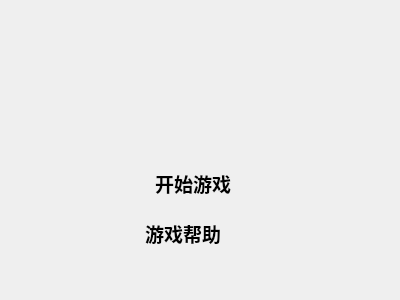
<?xml version="1.0" encoding="UTF-8"?>
<ui version="4.0">
 <class>welcome</class>
 <widget class="QDialog" name="welcome">
  <property name="geometry">
   <rect>
    <x>0</x>
    <y>0</y>
    <width>400</width>
    <height>300</height>
   </rect>
  </property>
  <property name="windowTitle">
   <string>Dialog</string>
  </property>
  <widget class="QPushButton" name="pushButton">
   <property name="geometry">
    <rect>
     <x>150</x>
     <y>170</y>
     <width>86</width>
     <height>27</height>
    </rect>
   </property>
   <property name="font">
    <font>
     <family>仿宋</family>
     <pointsize>14</pointsize>
     <weight>75</weight>
     <bold>true</bold>
    </font>
   </property>
   <property name="text">
    <string>开始游戏</string>
   </property>
   <property name="flat">
    <bool>true</bool>
   </property>
  </widget>
  <widget class="QPushButton" name="pushButton_2">
   <property name="geometry">
    <rect>
     <x>140</x>
     <y>220</y>
     <width>86</width>
     <height>27</height>
    </rect>
   </property>
   <property name="font">
    <font>
     <family>仿宋</family>
     <pointsize>14</pointsize>
     <weight>75</weight>
     <bold>true</bold>
    </font>
   </property>
   <property name="text">
    <string>游戏帮助</string>
   </property>
   <property name="flat">
    <bool>true</bool>
   </property>
  </widget>
 </widget>
 <resources/>
 <connections/>
</ui>
